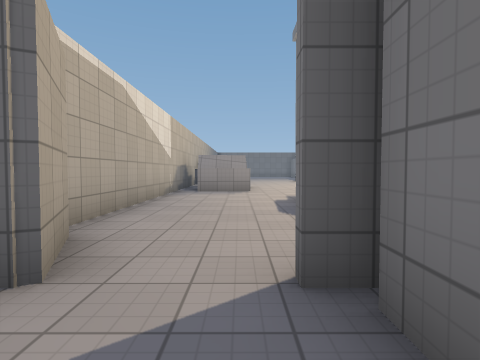
view 1 (above)

15 first-person views from a walk through a Godot game level. The camera is 1.3 m above the floor, tilts 2° down and sees 80° across. The floor is counted in squares, 1.8 m on a side. Each view is taken from the middle of a square. On the plan, view 1 faces up. The plan holds only what a view shows up to about 10 squares ahead; the rest is blank. Surface patterns are stand-ins for the level's own textures.

view 2
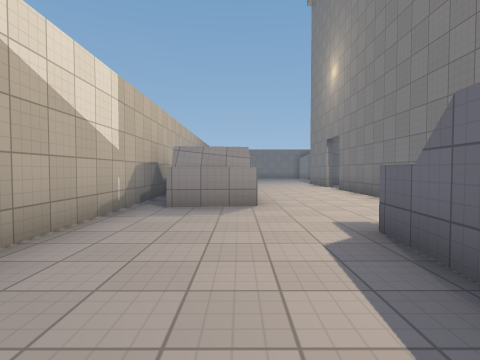

view 3
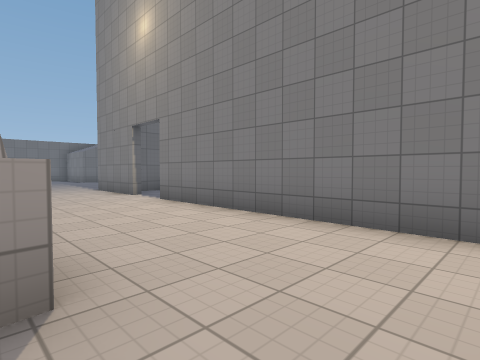

view 4
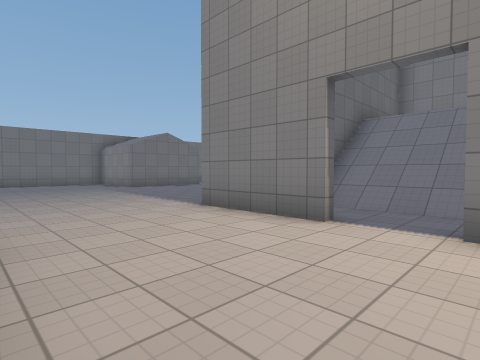

view 5
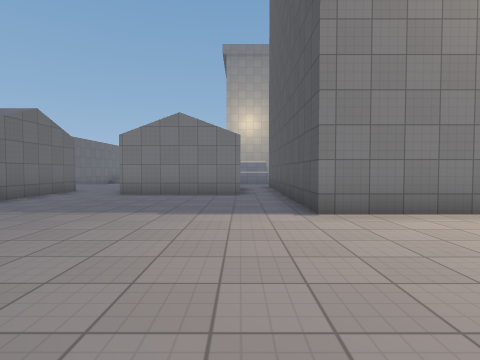

view 6
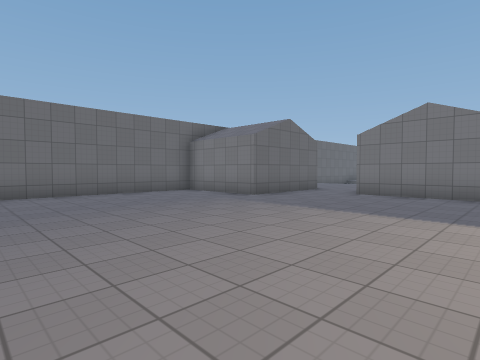

view 7
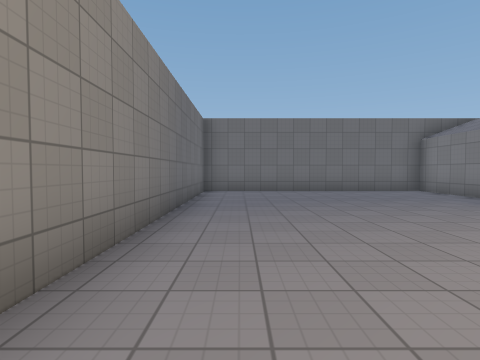

view 8
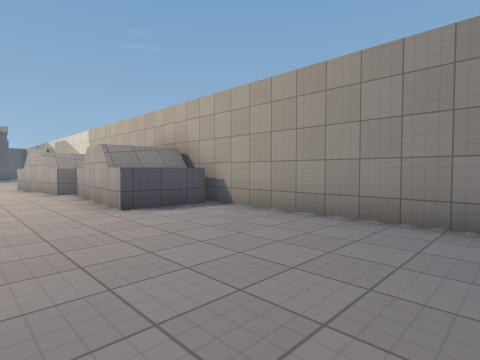

view 9
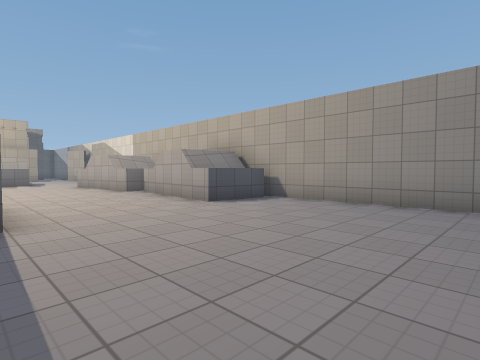

view 10
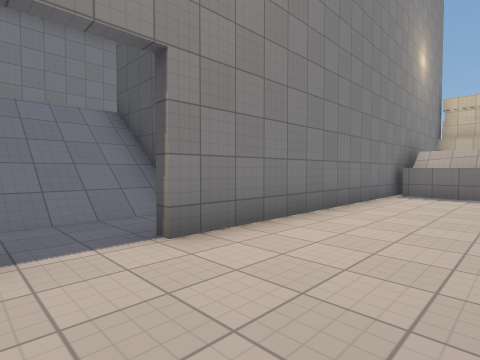

view 11
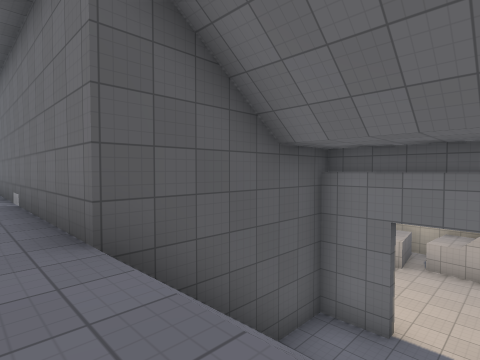

view 12
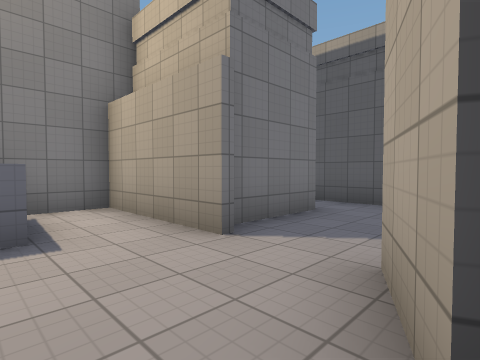

view 13
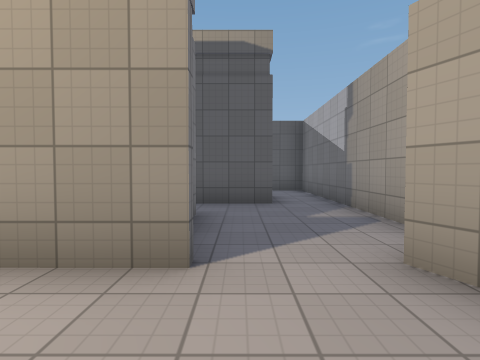

view 14
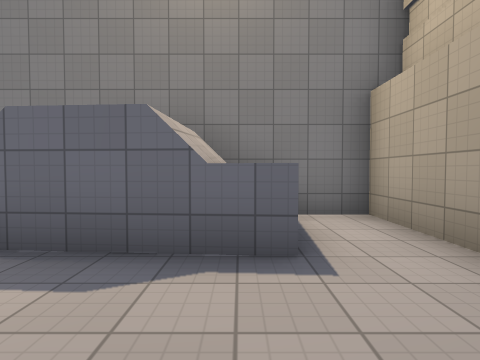

view 15
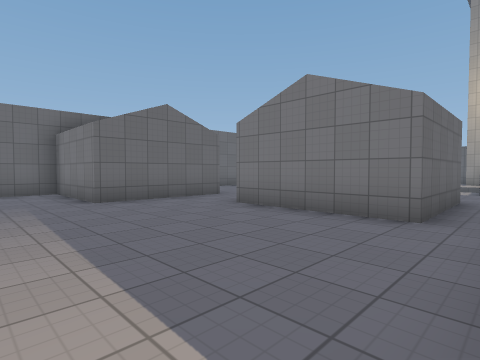

### Floor plan
Key: @ floor where view 1 was taken; # wall or solid block; . main floor; : floor 3.75 m higher than the main floor; / step, stairs or slope; ^ raised ledge; v drop or lower ground.
Columns run from 3 left of view 1 to 12 right of it. Each row starts with its distance up from view 1.
 29 ##########
 28 #........#
 27 #........#
 26 #........###.
 25 #............
 24 #............
 23 #..........#
 22 #..........#
 21 #..........#
 20 #..........###
 19 #............
 18  ^^....########
 17  #^....#.///   #
 16   #....#.///:  #
 15  ^^......///:  #
 14 #.^....#.///:  #
 13 #.^^...#####:  #
 12 #. #...#   #:  #
 11 #. #...#   #:
 10 #.^^...#   #
  9 #......#   #
  8 #......#   #
  7 #....^^v   #
  6 #....##v   #
  5 #....##v
  4 #....^^v
  3 ##.....#
  2  #..####
  1  ...#
  0 #..@#
 -1 #....
 -2 #....
 -3 #..###
 -4 #..
 -5 #..
 -6 #.

Where each view was taken, in squares from view 1:
view 1: 0 up, 0 right, facing up
view 2: 4 up, 0 right, facing up
view 3: 8 up, 0 right, facing up-right
view 4: 14 up, 0 right, facing up-right
view 5: 20 up, 1 left, facing right
view 6: 20 up, 1 left, facing up-right
view 7: 19 up, 1 left, facing up
view 8: 23 up, 2 right, facing down-left
view 9: 23 up, 4 right, facing down-left
view 10: 16 up, 1 right, facing down-right
view 11: 16 up, 9 right, facing down-left
view 12: 4 up, 2 left, facing down-right
view 13: 4 up, 0 right, facing down
view 14: 4 up, 1 left, facing right
view 15: 19 up, 3 right, facing up-right
